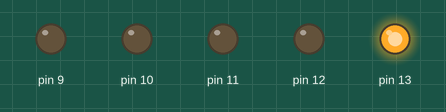
Simulated run of this sketch. Board: Arduino Uno, built with avr-gcc and run on an emulated ATmega328P. Shown: output pins drawn as LEDs (lit = HIGH).

Above: at 0.02 s.
At 0.77 s:
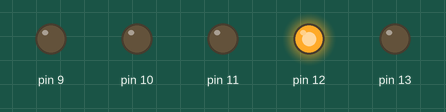
At 1.47 s:
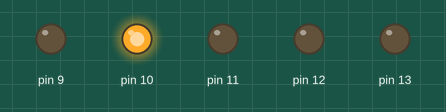
At 2.22 s:
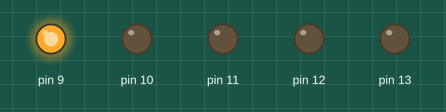
At 2.92 s:
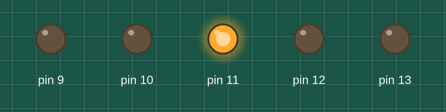
Timing chart, 0 to 3.2 s (numbered marks = the images above):
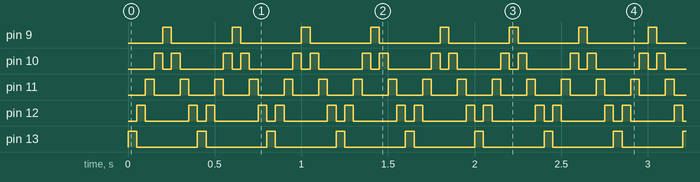

Measured:
- by itself, pin 9, pin 13: alternates HIGH for 0.05 s and LOW for 0.35 s
- by itself, pin 10: repeats every 0.40 s: LOW 0.05 s, HIGH 0.05 s, LOW 0.25 s, HIGH 0.05 s
- by itself, pin 11: alternates HIGH for 0.05 s and LOW for 0.15 s
- by itself, pin 12: repeats every 0.40 s: LOW 0.25 s, HIGH 0.05 s, LOW 0.05 s, HIGH 0.05 s

The sketch:

supermaquina_dias_final.ino
```cpp
/**
   Sequencial de LEDs (efeito supermáquina)
   @author-Fabio Dias
*/
void setup() {
  pinMode(13, OUTPUT);
  pinMode(12, OUTPUT);
  pinMode(11, OUTPUT);
  pinMode(10, OUTPUT);
  pinMode(9, OUTPUT);
}

void loop() {
 int efeito = 50;
 for (int i=13; i>=9; i--){
  digitalWrite (i, HIGH);
  delay (efeito);
  digitalWrite(i, LOW);
 }
 for (int i=10; i<=12; i++){
  digitalWrite (i, HIGH);
  delay (efeito);
  digitalWrite(i, LOW);
 }
}
```
